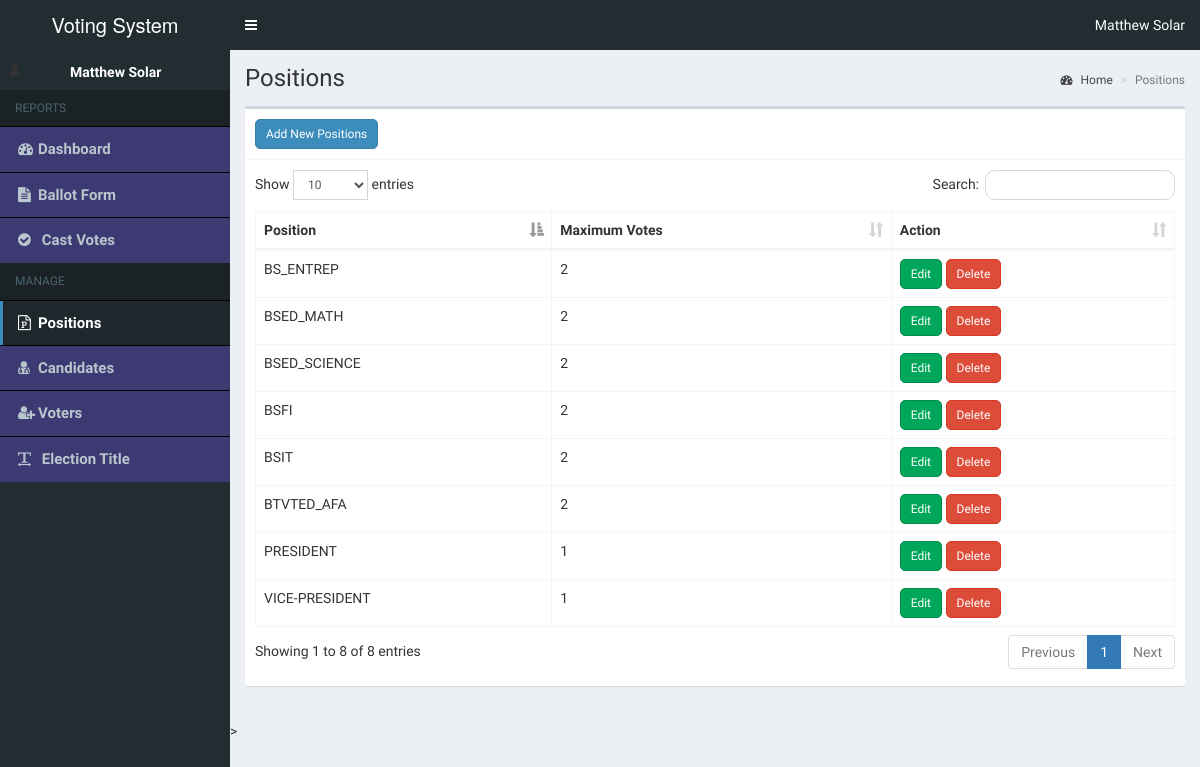
Page /admin/positions.php (signed in) on the committed database.
### tables this page shows
CREATE TABLE `positions` (
  `id` int(11) NOT NULL,
  `description` varchar(50) NOT NULL,
  `max_vote` int(11) NOT NULL,
  `priority` int(11) NOT NULL
);

### admin/includes/session.php (called while the page is built, shortened)
<?php
include 'includes/conn.php';
$sql = "SELECT * FROM admin WHERE id = '" . $_SESSION['admin'] . "'";
$query = $conn->query($sql);
$user = $query->fetch_assoc();

### admin/positions.php (the view, shortened to what this page needs)
<?php include 'includes/session.php'; ?>
<?php include 'includes/header.php'; ?>
<?php include 'includes/conn.php'; ?>
<body class="hold-transition skin-blue sidebar-mini">
  <div class="wrapper">
    <?php include 'includes/navbar.php'; ?>
    <?php include 'includes/menubar.php'; ?>
    <div class="content-wrapper">
      <section class="content-header">
        <h1>
          Positions
        </h1>
        <ol class="breadcrumb">
          <li><a href="#"><i class="fa fa-dashboard"></i> Home</a></li>
          <li class="active">Positions</li>
        </ol>
      </section>
      <section class="content">
        <div class="row">
          <div class="col-xs-12">
            <div class="box">
              <div class="box-header with-border">
                <a href="#addnew" data-toggle="modal" id="button" class="btn btn-primary btn-sm btn-flat"><i></i>Add New Positions</a>
              </div>
              <div class="box-body">
                <table id="example1" class="table table-bordered">
                  <thead>
                    <th>Position</th>
                    <th>Maximum Votes</th>
                    <th>Action</th>
                  </thead>
                  <tbody>
                    <?php
                    $sql = "SELECT * FROM positions ORDER BY priority ASC";
                    $query = $conn->query($sql);
                    while ($row = $query->fetch_assoc()) {
                      echo "
                        <tr>
                          <td>" . $row['description'] . "</td>
                          <td>" . $row['max_vote'] . "</td>
                          <td>
                            <button id='button' class='btn btn-success btn-sm edit btn-flat' data-id='" . $row['id'] . "'><i></i> Edit</button>
                            <button id='button' class='btn btn-danger btn-sm delete btn-flat' data-id='" . $row['id'] . "' ><i</i> Delete</button>
                          </td>
                        </tr>
                      ";
                    }
                    ?>
                  </tbody>
                </table>
              </div>
            </div>
          </div>
        </div>
      </section>>
    </div>
  </div>
</body>
</html>

### admin/includes/navbar.php (shortened to what this page needs)
<header class="main-header">
  <a href="#" class="logo">
    <span class="logo-lg">Voting System</span>
  </a>
  <nav class="navbar navbar-static-top">
    <a href="#" class="sidebar-toggle" data-toggle="push-menu" role="button">
    </a>
    <div class="navbar-custom-menu">
      <ul class="nav navbar-nav">
        <li class="dropdown user user-menu">
          <a href="#" class="dropdown-toggle" data-toggle="dropdown">
            <span><?php echo $user['firstname'] . ' ' . $user['lastname']; ?></span>
          </a>
        </li>
      </ul>
    </div>
  </nav>
</header>

### admin/includes/menubar.php (shortened to what this page needs)
<aside class="main-sidebar">
  <section class="sidebar">
    <div class="user-panel">
      <div class="pull-left image">
        <i class="fa fa-user" alt="User Image"></i>
      </div>
      <div class="pull-left info">
        <p><?php echo $user['firstname'] . ' ' . $user['lastname']; ?></p>
      </div>
    </div>
    <ul class="sidebar-menu" data-widget="tree">
      <li class="header">REPORTS</li>
      <li class="side-bar"><a href="home.php"><i class="fa fa-tachometer"></i><span>Dashboard</span></a></li>
      <li class="side-bar"><a href="ballot.php"><i class="fa fa-file-text"></i><span>Ballot Form</span></a></li>
      <li class="side-bar"><a href="votes.php"><i class="fa fa-check-circle"></i><span></span> <span>Cast Votes</span></a></li>
      <li class="header">MANAGE</li>
      <li class="side-bar"><a href="positions.php"><i class="fa fa-file-powerpoint-o"></i><span>Positions</span></a></li>
      <li class="side-bar"><a href="candidates.php"><i class="fa fa-user-md"></i><span>Candidates</span></a></li>
      <li class="side-bar"><a href="voters.php"><i class="fa fa-user-plus"></i><span>Voters</span></a></li>
      <li class="side-bar"><a href="#config" data-toggle="modal"><i class="fa fa-text-width"></i> <span>Election Title</span></a></li>
    </ul>
  </section>
</aside>

### admin/includes/menubar.php (style rules this page uses)
.side-bar { background-color: #3d3a73; font-size: 1.5rem; font-weight: bold; outline: 0.1px solid black; }
.header { font-size: 1.2rem; }

### admin/positions.php (style rules this page uses)
#button { border-radius: 5px; }

### rows in the picture
positions: description "PRESIDENT", max_vote "1"
positions: description "VICE-PRESIDENT", max_vote "1"
positions: description "BTVTED_AFA", max_vote "2"
positions: description "BSED_MATH", max_vote "2"
positions: description "BSED_SCIENCE", max_vote "2"
positions: description "BS_ENTREP", max_vote "2"
positions: description "BSFI", max_vote "2"
positions: description "BSIT", max_vote "2"

### other values in the picture
$user['firstname'] "Matthew"
$user['lastname'] "Solar"
